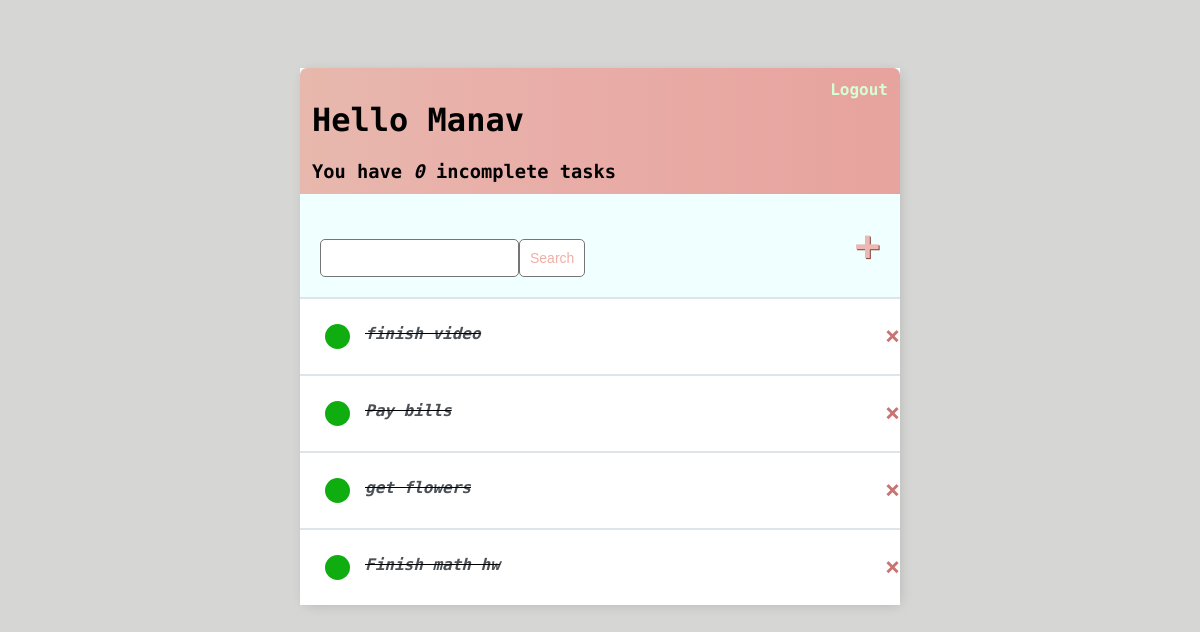
The app's page / (signed in) with its own data.
### base/models.py (models this page shows)
class Task(models.Model):
    user = models.ForeignKey(
        User, on_delete = models.CASCADE, null = True, blank = True)
    title = models.CharField(max_length = 250)
    description = models.TextField(null = True, blank = True)
    complete = models.BooleanField(default = False)
    created = models.DateTimeField(auto_now_add = True)
    def __str__(self):
        return self.title
    class Meta:
        ordering = ['complete']

### base/views.py (the view)
# urls.py: path('', TaskList.as_view(), name='tasks'),
class TaskList(LoginRequiredMixin, ListView):
    model = Task
    context_object_name = 'tasks'
    def get_context_data(self, **kwargs):
        context = super().get_context_data(**kwargs)
        context['tasks'] = context['tasks'].filter(user=self.request.user)
        context['count'] = context['tasks'].filter(complete=False).count()
        search_input = self.request.GET.get('search-area') or ''
        if search_input:
            context['tasks'] = context['tasks'].filter(
                title__icontains=search_input)
        context['search_input'] = search_input
        return context

### base/templates/base/task_list.html
{% extends 'base/main.html' %}
{% block content %}
<div class="header-bar">
    <div>
        <h1>Hello {{request.user|title}}</h1>
        <h3 style="margin:0">You have <i>{{count}}</i> incomplete task{{ count|pluralize:"s" }}</h3>
    </div>
    {% if request.user.is_authenticated %}
    <a href="{% url 'logout' %}">Logout</a>
    {% else %}
    <a href="{% url 'login' %}">Login</a>
    {% endif %}
</div>
<div id="search-add-wrapper">
    <form method="GET" style ="margin-top: 25px;display:flex;">
        <input type='text' name='search-area' value="{{search_input}}">
        <input class="button" type="submit" value='Search'>
    </form>
    <a id="add-link" href= "{% url 'task-create' %}">&#x2b;</a>
</div>
<div class="task-tems-wrapper">
    {% for task in tasks %}
        <div class="task-wrapper">
            {% if task.complete %}
                <div class="task-title">
                    <div class="task-complete-icon"></div>
                    <i><s><a href="{% url 'task-update' task.id %}">{{task}}</a></s></i>
                </div>
                <a class="delete-link" href ="{% url 'task-delete' task.id %}>">&#215;</a>
                {% else %}
                <div class="task-title">
                    <div class="task-incomplete-icon"></div>
                    <a href="{% url 'task-update' task.id %}">{{task}}</a>
                </div>
                <a class="delete-link" href ="{% url 'task-delete' task.id %}>">&#215;</a>
            {% endif %}
        </div>
    {% empty %}
    <h3>No Items in List</h3>
    {% endfor %}
</div>
{% endblock content %}

### base/templates/base/main.html (style rules this page uses)
body { background-color: rgb(214, 214, 212); font-family: 'Roboto Mono', monospace; padding-top: 60px; }
h1, h2, h3, h4, h5, h6, { font-family: 'Raleway', sans-serif; }
a, p { color: #4b5156 }
a { font-weight: 600; }
input { outline: none; border: none; }
.header-bar { display: flex; justify-content: space-between; color: rgb(0, 0, 0); padding: 12px; border-radius: 7px 7px 0 0; background: linear-gradient(90deg, #e7b8ad 0%, #e9ada8 43%, #e7a39d 100%); }
.header-bar a { color: rgb(212, 255, 214); text-decoration: none; }
.task-wrapper { display: flex; align-items: center; justify-content: space-between; background-color: #fff; border-top: 2px solid #dfe4ea; overflow: hidden; }
.task-title { display: flex; padding: 25px; }
.task-title a { text-decoration: none; color: #4b5156; margin-left: 15px; }
.task-complete-icon { height: 25px; width: 25px; background-color: rgb(16, 173, 16); border-radius: 50%; }
.delete-link { text-decoration: none; font-weight: 900; color: #ca7373; font-size: 25px; line-height: 0; padding: 25px 0px; }
#add-link { color: #ebb8b4; text-decoration: none; font-size: 42px; text-shadow: 1px 1px #81413b; }
#search-add-wrapper { display: flex; justify-content: space-between; align-items: center; padding: 20px; }
input[type=text], input[type=password], textarea { border: 1px solid #757575; border-radius: 5px; padding: 10px; width: 90%; }
::placeholder { font-weight: 300; opacity: 0.5; }
.button { border: 1px solid #757575; background-color: #FFF; color: #f1aea7; padding: 10px; font-size: 14px; border-radius: 5px; cursor: pointer; text-decoration: none; }

### records on screen
Task: title "finish video"
Task: title "Pay bills"
Task: title "get flowers"
Task: title "Finish math hw"

### other values on screen
{{ request.user|title }} "Manav"
{{ count }} "0"
